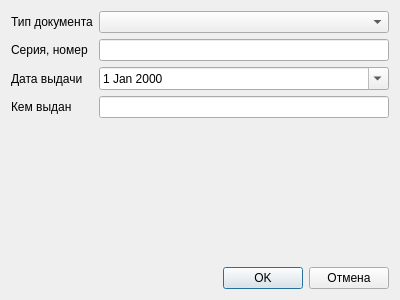
<?xml version="1.0" encoding="UTF-8"?>
<ui version="4.0">
 <class>DocumentEditDialog</class>
 <widget class="QDialog" name="DocumentEditDialog">
  <property name="geometry">
   <rect>
    <x>0</x>
    <y>0</y>
    <width>400</width>
    <height>300</height>
   </rect>
  </property>
  <property name="windowTitle">
   <string>Редактирование документа</string>
  </property>
  <layout class="QVBoxLayout" name="verticalLayout">
   <item>
    <layout class="QFormLayout" name="formLayout">
     <property name="fieldGrowthPolicy">
      <enum>QFormLayout::AllNonFixedFieldsGrow</enum>
     </property>
     <item row="0" column="0">
      <widget class="QLabel" name="label">
       <property name="text">
        <string>Тип документа</string>
       </property>
      </widget>
     </item>
     <item row="0" column="1">
      <widget class="QComboBox" name="m_documentType"/>
     </item>
     <item row="1" column="0">
      <widget class="QLabel" name="label_2">
       <property name="text">
        <string>Серия, номер</string>
       </property>
      </widget>
     </item>
     <item row="1" column="1">
      <widget class="QLineEdit" name="m_serialNumber"/>
     </item>
     <item row="2" column="0">
      <widget class="QLabel" name="label_4">
       <property name="text">
        <string>Дата выдачи</string>
       </property>
      </widget>
     </item>
     <item row="2" column="1">
      <widget class="QDateEdit" name="m_date">
       <property name="dateTime">
        <datetime>
         <hour>0</hour>
         <minute>0</minute>
         <second>0</second>
         <year>2000</year>
         <month>1</month>
         <day>1</day>
        </datetime>
       </property>
       <property name="currentSection">
        <enum>QDateTimeEdit::DaySection</enum>
       </property>
       <property name="calendarPopup">
        <bool>true</bool>
       </property>
      </widget>
     </item>
     <item row="3" column="0">
      <widget class="QLabel" name="label_5">
       <property name="text">
        <string>Кем выдан</string>
       </property>
      </widget>
     </item>
     <item row="3" column="1">
      <widget class="QLineEdit" name="m_givenBy"/>
     </item>
    </layout>
   </item>
   <item>
    <spacer name="verticalSpacer">
     <property name="orientation">
      <enum>Qt::Vertical</enum>
     </property>
     <property name="sizeHint" stdset="0">
      <size>
       <width>20</width>
       <height>40</height>
      </size>
     </property>
    </spacer>
   </item>
   <item>
    <layout class="QHBoxLayout" name="horizontalLayout">
     <item>
      <spacer name="horizontalSpacer">
       <property name="orientation">
        <enum>Qt::Horizontal</enum>
       </property>
       <property name="sizeHint" stdset="0">
        <size>
         <width>40</width>
         <height>20</height>
        </size>
       </property>
      </spacer>
     </item>
     <item>
      <widget class="QPushButton" name="m_ok">
       <property name="text">
        <string>OK</string>
       </property>
      </widget>
     </item>
     <item>
      <widget class="QPushButton" name="m_cancel">
       <property name="text">
        <string>Отмена</string>
       </property>
      </widget>
     </item>
    </layout>
   </item>
  </layout>
 </widget>
 <resources/>
 <connections/>
</ui>
